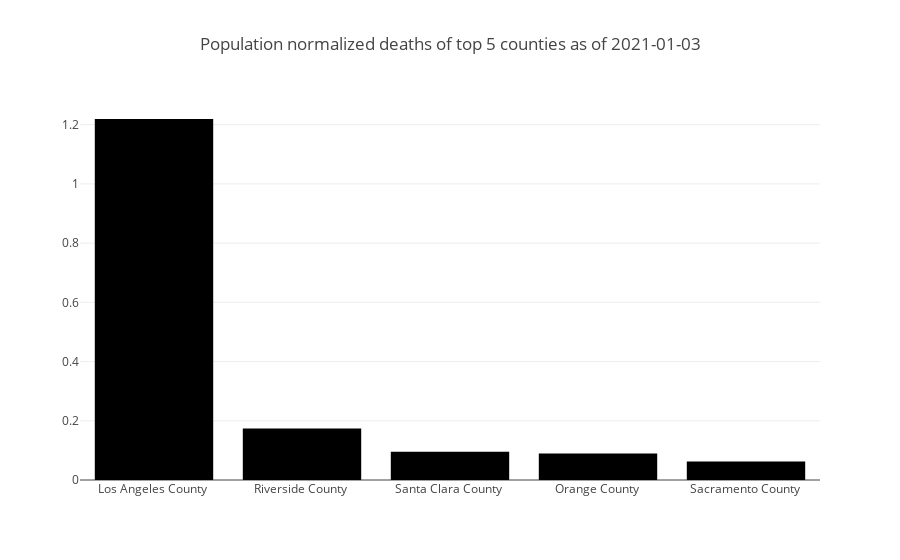

The notebook cell this image was saved under:
### Code cell
df_ca = df_deaths[df_deaths['State'] == 'CA']
df_ca = df_ca[['County Name', '2021-01-03']].reset_index(drop=True)
df_ca_pop = df_pop[df_pop['State'] == 'CA'].drop([192]).reset_index(drop=True)
df_norm_counties = pd.DataFrame({'County Name': df_ca['County Name'], 'Normalized': df_ca['2021-01-03']/df_pop['population']}, index = df_ca.index)
df_norm_counties.sort_values('Normalized', ascending=False, inplace=True)
fig = go.Figure(
    data=[go.Bar(y=df_norm_counties['Normalized'].iloc[0:5],x=df_norm_counties['County Name'].iloc[0:5])],
    layout_title_text="Population normalized deaths of top 5 counties as of 2021-01-03"
)
fig.show()

### Figure 1 — Plotly figure (JSON) as saved in the notebook; plotly's stock layout.template omitted (floating-point values rounded to 4 significant figures)
{"data": [{"x": ["Los Angeles County ", "Riverside County ", "Santa Clara County ", "Orange County ", "Sacramento County "], "y": [1.219, 0.174, 0.09552, 0.08957, 0.06271], "type": "bar"}], "layout": {"title": {"text": "Population normalized deaths of top 5 counties as of 2021-01-03"}}}
